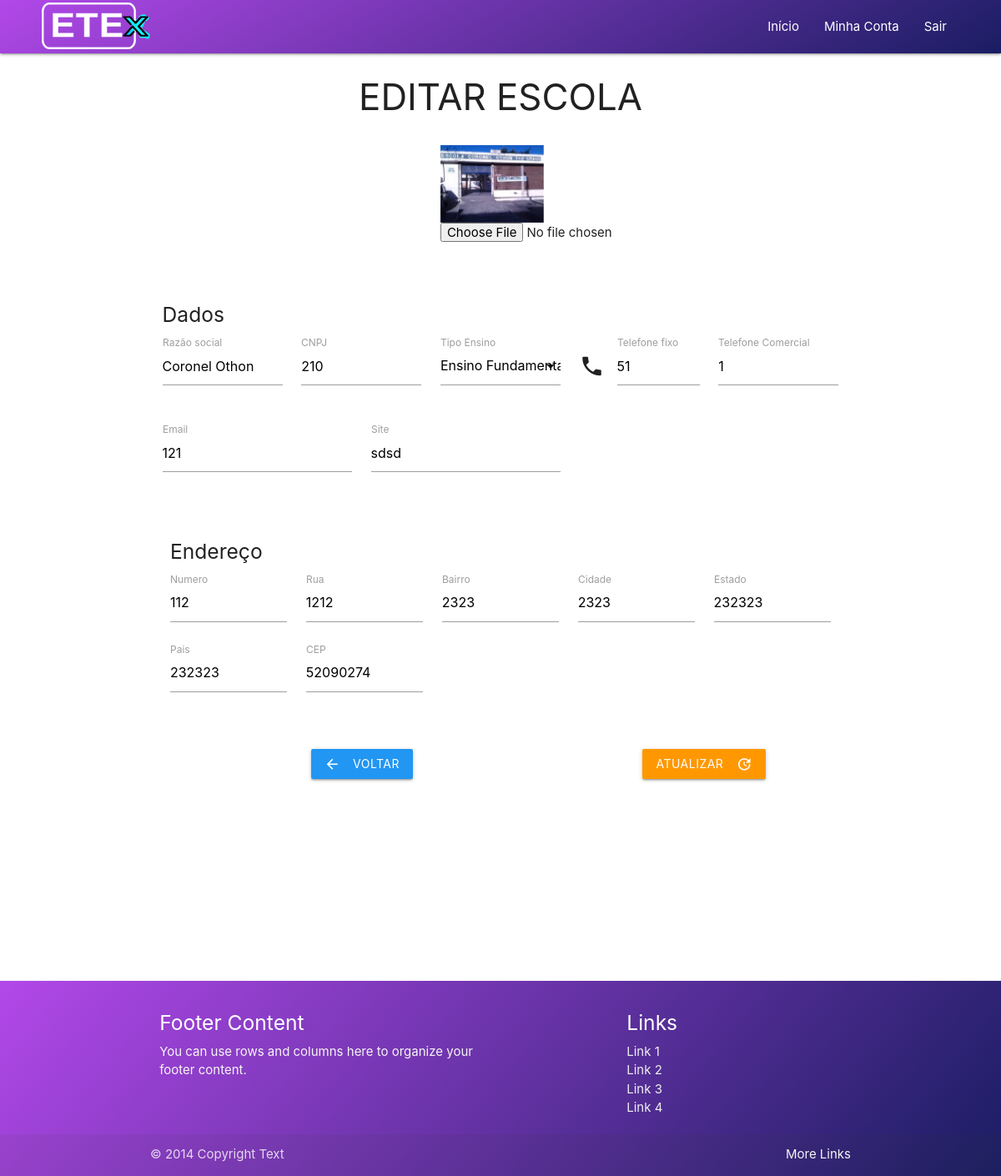
The page /app/escola/editar-escola.php?id=122 (signed in) on the database as committed earlier.
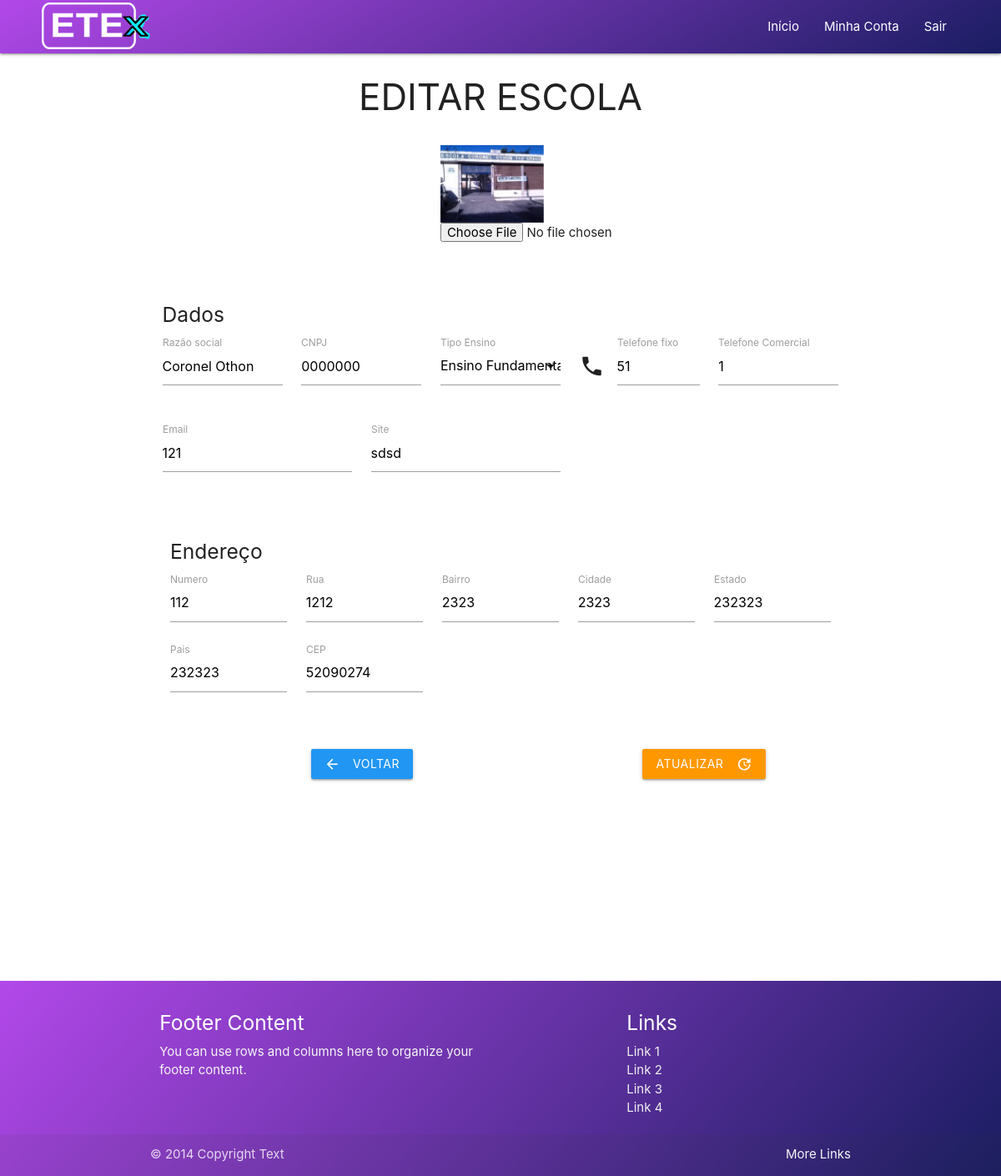
The same page on the database as committed later.
### tables this page shows
CREATE TABLE IF NOT EXISTS `escolas` (
  `id_escola` int(11) NOT NULL AUTO_INCREMENT,
  `nome_escola` varchar(40) NOT NULL,
  `cnpj_escola` varchar(40) NOT NULL,
  `tipo_escola` varchar(40) DEFAULT NULL,
  `fone_fixo_escola` varchar(40) DEFAULT NULL,
  `fone_comercial_escola` varchar(40) DEFAULT NULL,
  `email_escola` varchar(40) DEFAULT NULL,
  `site_escola` varchar(40) DEFAULT NULL,
  `numero_endereco_escola` varchar(40) DEFAULT NULL,
  `rua_endereco_escola` varchar(40) DEFAULT NULL,
  `bairro_endereco_escola` varchar(40) DEFAULT NULL,
  `cidade_endereco_escola` varchar(40) DEFAULT NULL,
  `estado_endereco_escola` varchar(40) DEFAULT NULL,
  `pais_endereco_escola` varchar(40) DEFAULT NULL,
  `cep_endereco_escola` varchar(40) DEFAULT NULL,
  `logo_escola` varchar(255) DEFAULT NULL,
  PRIMARY KEY (`id_escola`),
  UNIQUE KEY `cnpj_unique` (`cnpj_escola`)
);

### model/Escola/EscolaDao.class.php (called while the page is built, shortened)
<?php
class EscolaDao implements InterfaceEscola {
    public function buscarEscola($id) {
        $db_conexao = new Database();
        $conn = $db_conexao->dbConexao();
        $stmt = $conn->prepare("SELECT `nome_escola`, `cnpj_escola`, `tipo_escola`, `fone_fixo_escola`, `fone_comercial_escola`, `email_escola`, `site_escola`, `numero_endereco_escola`, `rua_endereco_escola`, `bairro_endereco_escola`, `cidade_endereco_escola`, `estado_endereco_escola`, `pais_endereco_escola`, `cep_endereco_escola`, `logo_escola` FROM `escolas` WHERE `id_escola` = :ID");
        $stmt->bindParam(":ID", $id);
        try {
            $stmt->execute();
            return $stmt->fetchAll(PDO::FETCH_ASSOC);
        } catch (Exception $e) {
            return $result = "Erro: " . $e;
        }
    }
}

### controller/EscolaController.class.php (called while the page is built, shortened)
<?php
include_once __DIR__.'/../model/Escola/EscolaDao.class.php';
class EscolaController implements InterfaceEscola {
    public function buscarEscola($id) {
        $buscar = new EscolaDao();
        return $buscar->buscarEscola($id);
    }
}

### view/Escola/editarEscola.view.php (the view, shortened to what this page needs)
<?php
foreach ($dados as $dado):
    ?>
    <div class="row">
        <div class="input-field col l2 m2 offset-l5">
            <img class="materialboxed" width="124" src="../../assets/img/escola/uploads/<?php echo $dado['logo_escola'];?>">
            <input type="file" name="logo" id="image"></input>
        </div>
    </div></br>
    <div class="row">
        <div class="col l12 offset-l1">
            <h5>Dados</h5>
        </div>
        <div class="input-field col l2 m2 offset-l1">
            <input type="text" name="nome" value="<?php echo $dado['nome_escola'];?>" id="nome">
            <label for="nome">Razão social</label>
        </div>
        <div class="input-field col l2 m2">
            <input type="text" name="cnpj" value="<?php echo $dado['cnpj_escola'];?>" id="cnpj">
            <label for="cnpj">CNPJ</label>
        </div>
        <div class="input-field col l2 m2">
            <label>Tipo Ensino</label>
        </div>
        <div class="input-field col l2 m2">
            <i class="material-icons prefix">phone</i>
            <input type="number" name="foneF" value="<?php echo $dado['fone_fixo_escola'];?>" id="foneF">
            <label for="foneF">Telefone fixo</label>
        </div>
        <div class="input-field col l2 m2">
            <input type="number" name="foneC"  value="<?php echo $dado['fone_comercial_escola'];?>" id="foneC">
            <label for="foneC">Telefone Comercial</label>
        </div>
    </div>
    <div class="row">
        <div class="input-field col l3 m2 offset-l1">
            <input type="text" name="email" value="<?php echo $dado['email_escola'];?>" id="email">
            <label for="email">Email</label>
        </div>
        <div class="input-field col l3 m2">
            <input type="text" name="site" value="<?php echo $dado['site_escola'];?>" id="site">
            <label for="site">Site</label>
        </div>
    </div>
    <?php
endforeach;
?>

### view/Escola/editarEndereco.view.php
<div class="col l12 m12 offset-l1"></br>
    <h5>Endereço</h5>
</div>
<div class="input-field col l2 m2 offset-l1">
    <input type="text" name="numero" id="number" value="<?php echo $dado['numero_endereco_escola']; ?>">
    <label for="number">Numero</label>
</div>
<div class="input-field col l2 m2">
    <input type="text" name="rua" id="streeat" value="<?php echo $dado['rua_endereco_escola']; ?>">
    <label for="streeat">Rua</label>
</div>
<div class="input-field col l2 m2">
    <input type="text" name="bairro" id="neighborhood" value="<?php echo $dado['bairro_endereco_escola']; ?>">
    <label for="neighborhood">Bairro</label>
</div>
<div class="input-field col l2 m2">
    <input type="text" name="cidade" id="city" value="<?php echo $dado['cidade_endereco_escola']; ?>">
    <label for="city">Cidade</label>
</div>
<div class="input-field col l2 m2">
    <input type="text" name="estado" id="state" value="<?php echo $dado['estado_endereco_escola']; ?>">
    <label for="state">Estado</label>
</div>
<div class="input-field col l2 m2 offset-l1">
    <input type="text" name="pais" id="pais" value="<?php echo $dado['pais_endereco_escola']; ?>">
    <label for="number">Pais</label>
</div>
<div class="input-field col l2 m2">
    <input type="number" name="cep" id="cep"  value="<?php echo $dado['cep_endereco_escola']; ?>">
    <label for="cep">CEP</label>
</div>

Rows that differ between the two databases and show on the page:
changed escolas "Coronel Othon": cnpj "210" → "0000000"
